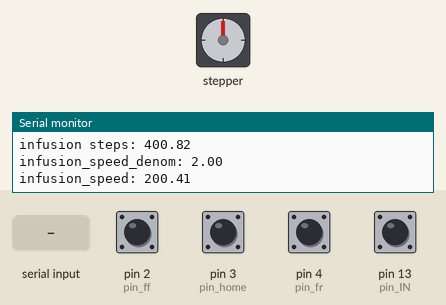
A sketch run on a simulated Arduino Uno, built with avr-gcc and run on an emulated ATmega328P. Shown: stepper motor, the last lines printed to the serial monitor. The inputs (shaded band) are chosen by the test bench; at power-on: pin 2 (pin_ff), pin 3 (pin_home), pin 4 (pin_fr), pin 13 (pin_IN) HIGH. Stepper angles assume 200 steps per turn.

Above: at 1.2 s.
1.3 s: pin 13 (pin_IN) pulled LOW for 0.15 s
At 3.9 s:
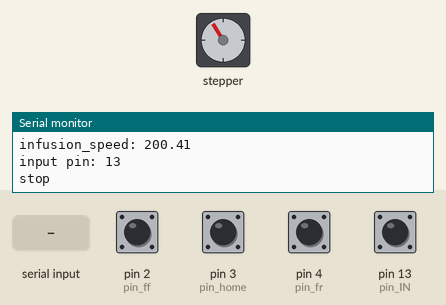
4.3 s: pin 2 (pin_ff) pulled LOW for 1 s
At 5.6 s:
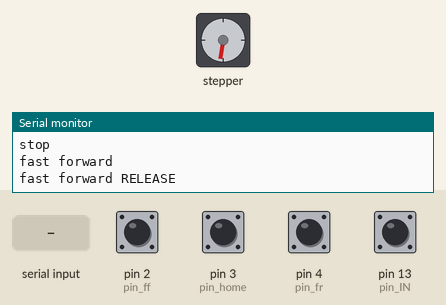
6.8 s: pin 4 (pin_fr) pulled LOW for 0.15 s
At 7.4 s:
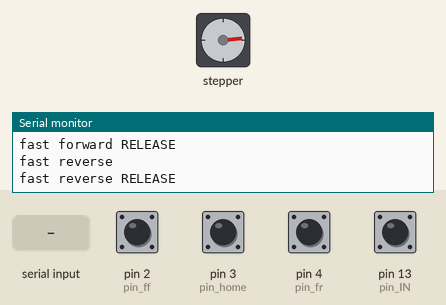
8.4 s: "START\n" received over Serial
At 11.7 s:
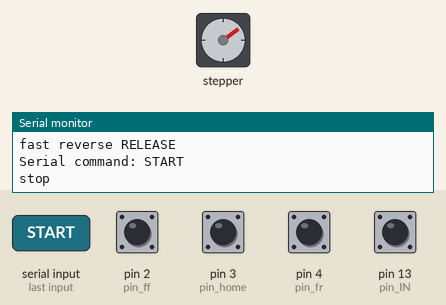
13.0 s: pin 13 (pin_IN) pulled LOW for 1 s
At 15.3 s:
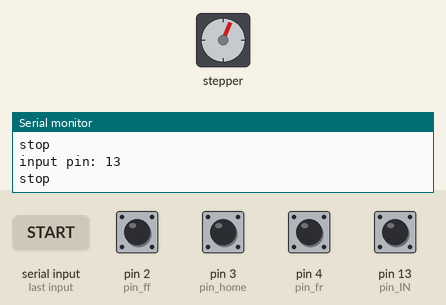
Timing chart, 0 to 16.8 s (numbered marks = the images above; inputs shaded):
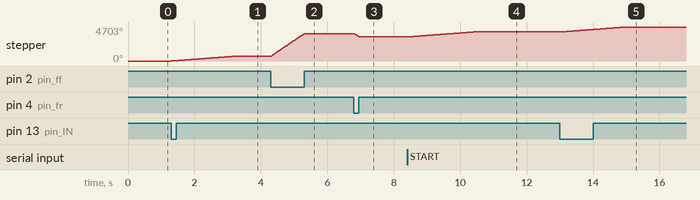

Measured:
- after the input at 1.3 s, stepper: turns 689° clockwise in 2.0 s, starting at once
- after the input at 4.3 s, stepper: turns 3100° clockwise in 1.0 s, starting at once
- after the input at 6.8 s, stepper: turns 465° counter-clockwise in 0.15 s, starting at once
- after the input at 8.4 s, stepper: turns 690° clockwise in 2.0 s, starting at once
- after the input at 13.0 s, stepper: turns 689° clockwise in 2.0 s, starting at once

The sketch:

Pump_HomeReturn_030622.ino
```cpp
/*To change pump volume for 3mL BD syringe wiht ID 8.66mm, adjust the infusion volume below.
We find setting infusion volume to 13.2uL most reliably gives 12.5uL infusions with syringe ID 8.66mm.
To change syringe type or if you need to adjust volume per animal, see calibration file for "Pump_Calibration_030626"
*/

#include "AccelStepper.h"

// Define stepper motor connections
#define dirPin 6
#define stepPin 5

AccelStepper stepper(1, stepPin, dirPin); // Motor interface type must be set to 1 when using a driver.

int pump_id = 1;
static int pump_dir = 1; // Single pump direction

// Button pins / parameters
static byte pin_ff = 2;
static byte pin_home = 3;
static byte pin_fr = 4;

long button_infusion_speed = 2500;

// Trigger pins / parameters
static byte pin_IN = 13;
double infusion_duration = 2000; // ms
double infusion_vol = 13.2; // µL
boolean pin_IN_state = 1;
boolean pin_IN_state_previous = 1;
double syringe_id = 9; // mm (inner diameter)

// Constants and variables...
double steps_per_mm = 1 / 0.00051766304; // steps / mm constant
double rsquared;
double infusion_distance;
double infusion_speed_denom;
double infusion_steps;
double infusion_speed;
unsigned long ts;
unsigned long inf_end = 0;

// Flags and pin states
bool infuse = 0;
boolean pin_ff_state = 1;
boolean pin_ff_state_prev = 1;
boolean pin_home_state = 1;
boolean pin_home_state_prev = 1;
boolean pin_fr_state = 1;
boolean pin_fr_state_prev = 1;

// New variables for stop button home functions
unsigned long homePressedTime = 0;
bool homePressed = false;
bool setHomeHandled = false;
bool moveHomeHandled = false;
unsigned long setHomeThreshold = 100;
unsigned long moveHomeThreshold = 1000;
long homePosition = 0;


void setup() {
  Serial.begin(115200); // Set up Serial library at 115200 bps
  Serial.println("pump on");

  pinMode(pin_ff, INPUT_PULLUP);
  pinMode(pin_home, INPUT_PULLUP);
  pinMode(pin_fr, INPUT_PULLUP);

  // Calculate infusion speed based on infusion_duration and infusion_vol
  pinMode(pin_IN, INPUT_PULLUP); // Define pin_IN as input
  rsquared = (syringe_id / 2) * (syringe_id / 2);
  infusion_distance = infusion_vol / (3.1415926535897932384626433832795 * rsquared); // Distance in mm travel for infusion
  infusion_steps = infusion_distance * steps_per_mm; // Steps / infusion
  infusion_speed_denom = infusion_duration / 1000;
  infusion_speed = infusion_steps / infusion_speed_denom;

  Serial.print("infusion vol: "); Serial.println(infusion_vol);
  Serial.print("infusion dur: "); Serial.println(infusion_duration);
  Serial.print("infusion distance: "); Serial.println(infusion_distance);
  Serial.print("infusion steps: "); Serial.println(infusion_steps);
  Serial.print("infusion_speed_denom: "); Serial.println(infusion_speed_denom);
  Serial.print("infusion_speed: "); Serial.println(infusion_speed);
  Serial.println("");

  stepper.setSpeed(0); // Steps per second
  stepper.setMaxSpeed(5000);

}

void loop() {
  ts = millis();

  // Run pump
  if (infuse == 1) { // While infusion is active
    stepper.runSpeed(); // Continue to run pump (speed set with infusion onset)
  } else {
    stepper.moveTo(stepper.currentPosition());
    stepper.setSpeed(0);
  }

  if (ts > inf_end && inf_end != 0) {
    Serial.println("stop");
    infuse = 0;
    inf_end = 0;
  }

  // Trigger pin infusion
  pin_IN_state = digitalRead(pin_IN);
  if (pin_IN_state < pin_IN_state_previous && !infuse) {
    Serial.print("input pin: ");
    Serial.println(pin_IN);
    stepper.setSpeed(pump_dir * infusion_speed);
    inf_end = ts + infusion_duration;
    infuse = 1;
  }
  pin_IN_state_previous = pin_IN_state;

  // Button infusions

  // Fast forward while holding ff button
  pin_ff_state = digitalRead(pin_ff);
  if (pin_ff_state < pin_ff_state_prev) {
    Serial.println("fast forward");
    infuse = 1;
    stepper.setSpeed(button_infusion_speed);
  }

  if (pin_ff_state > pin_ff_state_prev) {
    Serial.println("fast forward RELEASE");
    infuse = 0;
  }

  pin_ff_state_prev = pin_ff_state;

  // Fast reverse while holding fr button
  pin_fr_state = digitalRead(pin_fr);
  if (pin_fr_state < pin_fr_state_prev) {
    Serial.println("fast reverse");
    infuse = 1;
    stepper.setSpeed(-button_infusion_speed);
  }

  if (pin_fr_state > pin_fr_state_prev) {
    Serial.println("fast reverse RELEASE");
    infuse = 0;
  }

  pin_fr_state_prev = pin_fr_state;

  // Return home
  pin_home_state = digitalRead(pin_home);

  if (pin_home_state < pin_home_state_prev && !homePressed) {
    homePressedTime = millis ();
    homePressed = true;
    Serial.println ("Home button");
  }

  // Check if the home button was released
  if (pin_home_state > pin_home_state_prev && homePressed) {
    homePressed = false;
    unsigned long pressDuration = millis () - homePressedTime;
    Serial.println ("Home button released.");

    //If the button was pressed for less than 1 second, set the home position
    if (pressDuration > setHomeThreshold && pressDuration <= moveHomeThreshold) {
      homePosition = stepper.currentPosition ();
      Serial.println ("Home position set to " + String (homePosition));
      setHomeHandled = true;
    }

    //If the button was pressed for longer than 1 second, move to the home position
    else if (pressDuration > moveHomeThreshold && setHomeHandled && !moveHomeHandled) {
      Serial.println ("Moving to home position.");
      stepper.moveTo (homePosition);
      moveHomeHandled = true;
    }

    //If no home position is set, prompt the user to set it first
    else if (pressDuration > moveHomeThreshold && !setHomeHandled) {
      Serial.println ("No home position. Set home position first.");
    }
  }

  pin_home_state_prev = pin_home_state;

  if (moveHomeHandled) {
    long currentPosition = stepper.currentPosition ();
    if (currentPosition < homePosition) {
      stepper.setSpeed (button_infusion_speed);
      infuse = 1;
    }

    else if (currentPosition > homePosition) {
      stepper.setSpeed (-button_infusion_speed);
      infuse = 1;
    }

    if (currentPosition == homePosition) {
      infuse = 0;
      Serial.println ("Home position reached");
      moveHomeHandled = false;
    }
  }

  // Check for serial commands
  if (Serial.available() > 0) {
    String command = Serial.readStringUntil('\n');
    command.trim(); // Remove any trailing whitespace or newline characters
    if (command == "START" && !infuse) {
      Serial.println("Serial command: START");
      stepper.setSpeed(pump_dir * infusion_speed);
      inf_end = ts + infusion_duration;
      infuse = 1;
    }
  }
}
```
